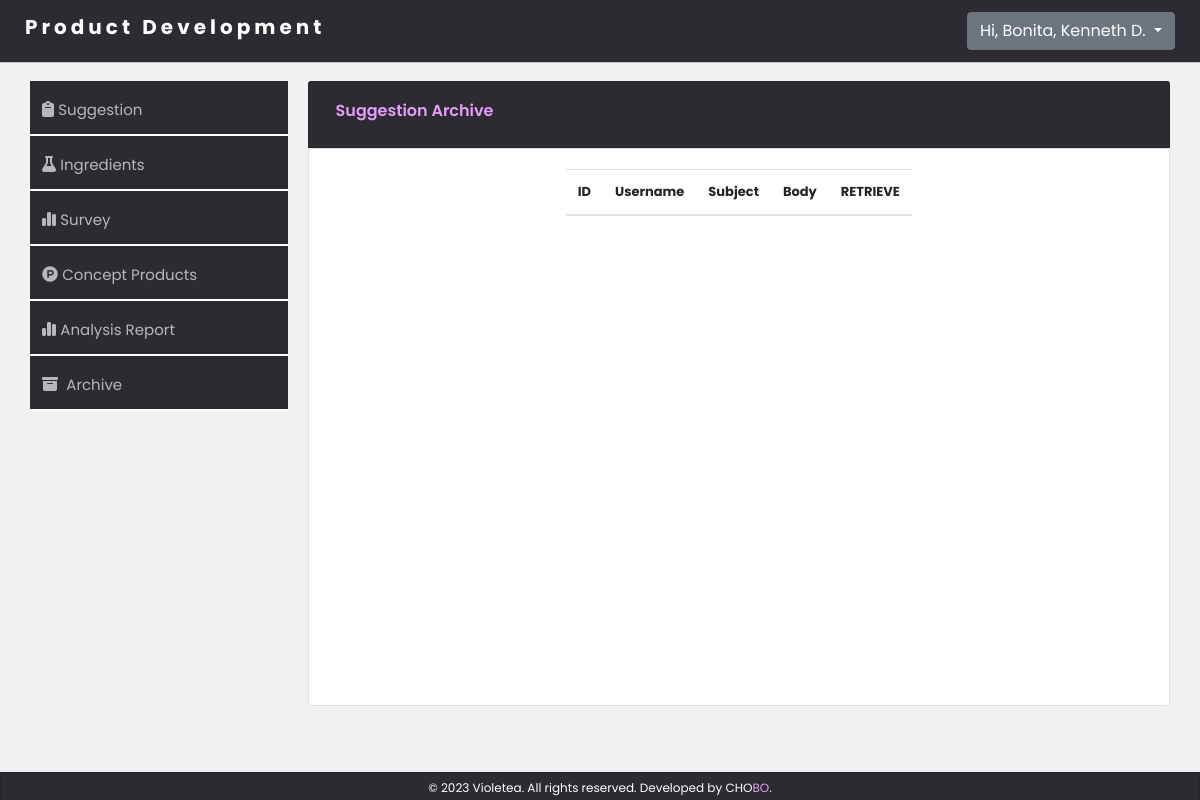
The page /product-development-system/webpage/retrieve-user.php (signed in) on the database as committed earlier.
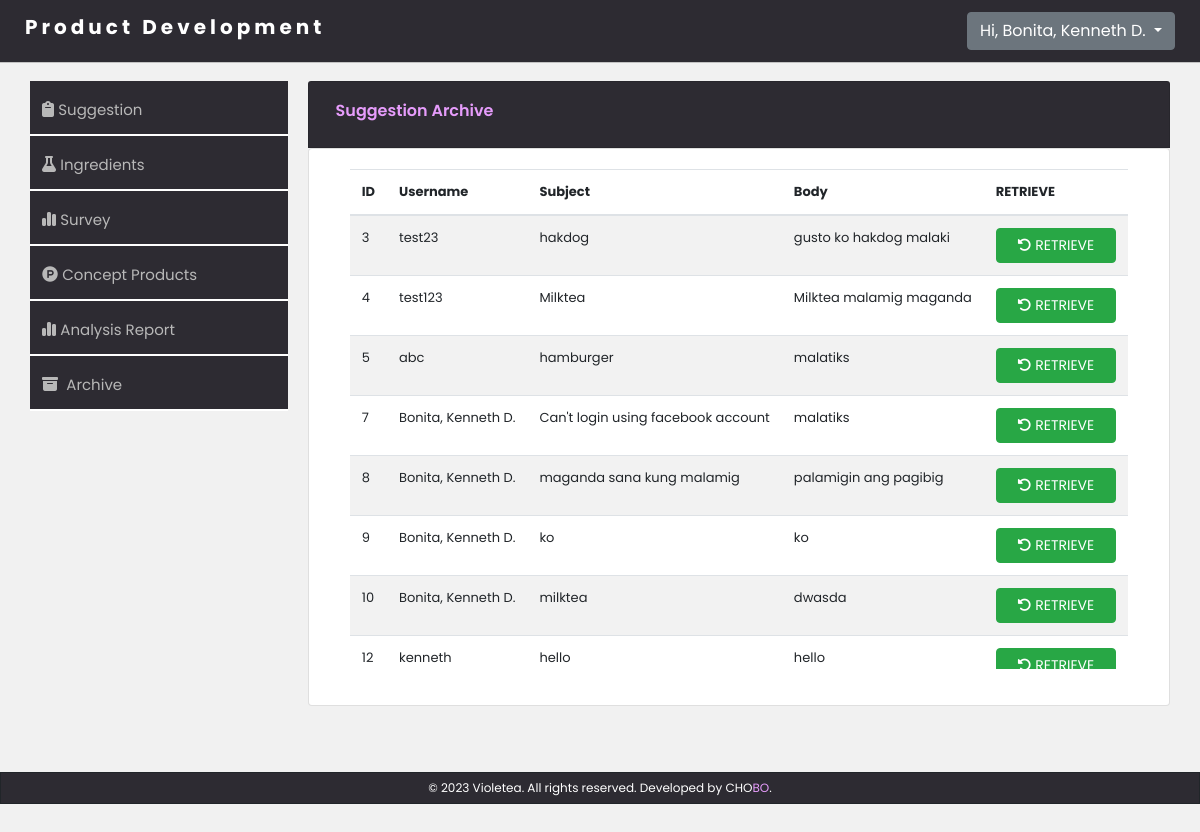
The same page on the database as committed later.
### tables this page shows
CREATE TABLE `tbl_feedback` (
  `id` int(11) NOT NULL,
  `username` varchar(255) DEFAULT NULL,
  `subject` varchar(255) DEFAULT NULL,
  `body` varchar(255) DEFAULT NULL,
  `archive` varchar(255) DEFAULT NULL
);

### product-development-system/webpage/retrieve-user.php (the view, shortened to what the changed rows need)
<!DOCTYPE html>
<html lang="en">
<head>
    <link rel="stylesheet" href="https://stackpath.bootstrapcdn.com/bootstrap/4.2.1/css/bootstrap.min.css">
    <link rel="stylesheet" href="https://cdn.datatables.net/1.10.18/css/dataTables.bootstrap4.min.css">
    <link rel="stylesheet" href="./css/suggestion.css">
</head>
<body>
    <main>
        <div class="container ">
            <div class="cont-right">
                    <div class="container">
                        <div class="card card-body-cont">
                            <div class="card-body">
                                <?php
                                include_once '../webpage/includes/db-connection.php';
                                $query = "select * from `tbl_feedback` where archive ='true'";
                                $query_run = mysqli_query($conn, $query);
                                ?>
                                <table id="datatableid" class="table table-striped table-responsive">
                                    <thead>
                                        <tr>
                                            <th scope="col"> ID</th>
                                            <th scope="col">Username</th>
                                            <th scope="col">Subject </th>
                                            <th scope="col">Body</th>
                                            <th scope="col"> RETRIEVE </th>
                                        </tr>
                                    </thead>
                                    <tbody>
                                        <?php
                                        if ($query_run) {
                                            foreach ($query_run as $row) {
                                        ?>
                                                <tr>
                                                    <td> <?php echo $row['id']; ?> </td>
                                                    <td> <?php echo $row['username']; ?> </td>
                                                    <td> <?php echo $row['subject']; ?> </td>
                                                    <td> <?php echo $row['body']; ?> </td>
                                                    <td>
                                                        <button type="button" class="btn btn-function btn-success retrievebtn"><i class="fa-solid fa-rotate-left" style="color: #ffffff;"></i> RETRIEVE </button>
                                                    </td>
                                                </tr>
                                        <?php
                                            }
                                        } else {
                                            echo "No Record Found";
                                        }
                                        ?>
                                    </tbody>
                                </table>
                            </div>
                        </div>
                    </div><br><br>
                </div>
    </main>
</body>
</html>

Rows that differ between the two databases and show on the page:
now on this page (row edited): tbl_feedback: id "3", username "test23", subject "hakdog", body "gusto ko hakdog malaki"
now on this page (row edited): tbl_feedback: id "4", username "test123", subject "Milktea", body "Milktea malamig maganda"
now on this page (row edited): tbl_feedback: id "5", username "abc", subject "hamburger", body "malatiks"
now on this page (row edited): tbl_feedback: id "7", username "Bonita, Kenneth D.", subject "Can't login using facebook account", body "malatiks"
now on this page (row edited): tbl_feedback: id "8", username "Bonita, Kenneth D.", subject "maganda sana kung malamig", body "palamigin ang pagibig"
now on this page (row edited): tbl_feedback: id "9", username "Bonita, Kenneth D.", subject "ko", body "ko"
now on this page (row edited): tbl_feedback: id "10", username "Bonita, Kenneth D.", subject "milktea", body "dwasda"
now on this page (row edited): tbl_feedback: id "12", username "kenneth", subject "hello", body "hello"
